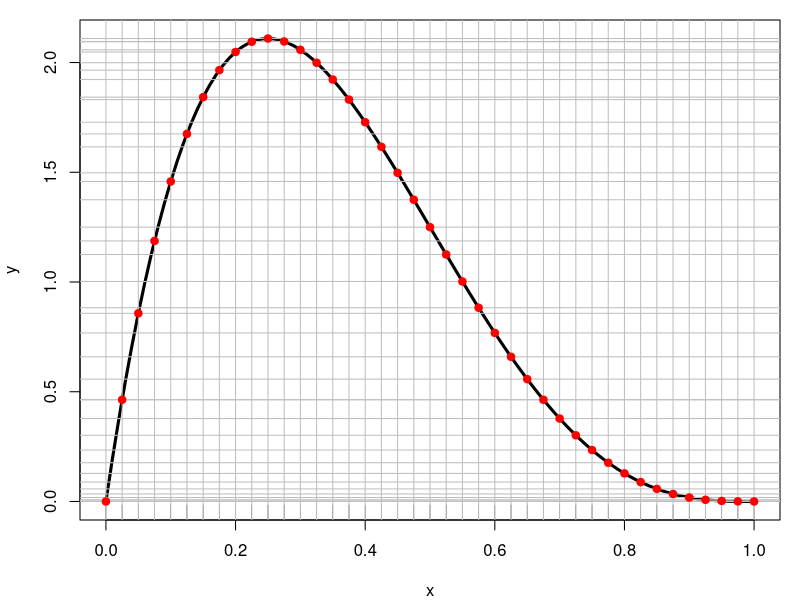
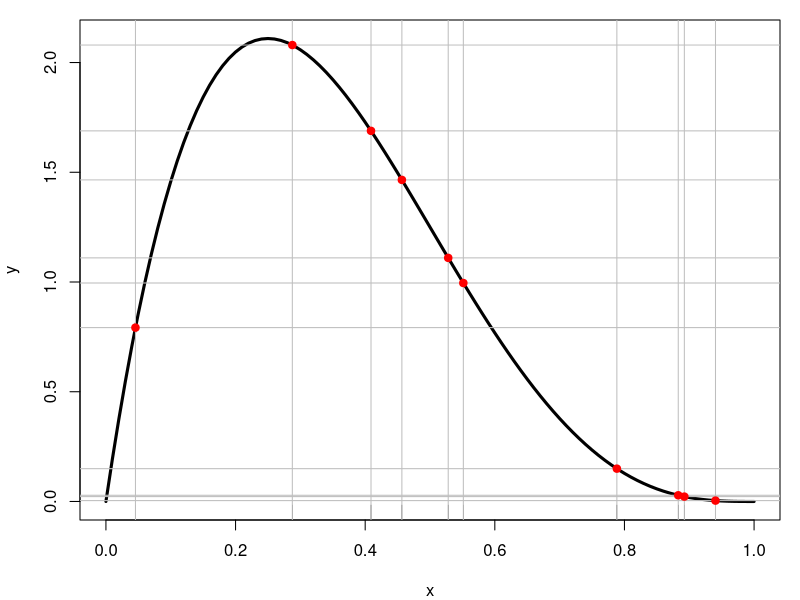

R code for these plots, in order:
# EJEMPLO 

f <- function (x){
  return(20 * x * (1-x) ^ 3)
}

# GRAFICO

x <- seq(from = 0, to = 1, by = 0.01)
y <- f(x)
par(mar = c(4, 4, 1, 1))
plot(x,y,type = "l", lwd = 3)

# ALGORITMO FUERZA BRUTA

step <- 0.025
x <- seq(from = 0, to = 1, by = step)
rug(x)
abline(v = x, col = "grey")
y <- f(x)
abline(h = y, col = "grey")
points(x, y, pch = 19, col = "red")

# ALGORITMO BUSQUEDA ALEATORIA

x <- seq(from = 0, to = 1, by = 0.01)
y <- f(x)
par(mar = c(4, 4, 1, 1))
plot(x,y,type = "l", lwd = 3)

n <- 10
set.seed(123)
x <- runif(n, min = 0, max = 1)
rug(x)
abline(v = x, col = "grey")
y <- f(x)
abline(h = y, col = "grey")
points(x, y, pch = 19, col = "red")